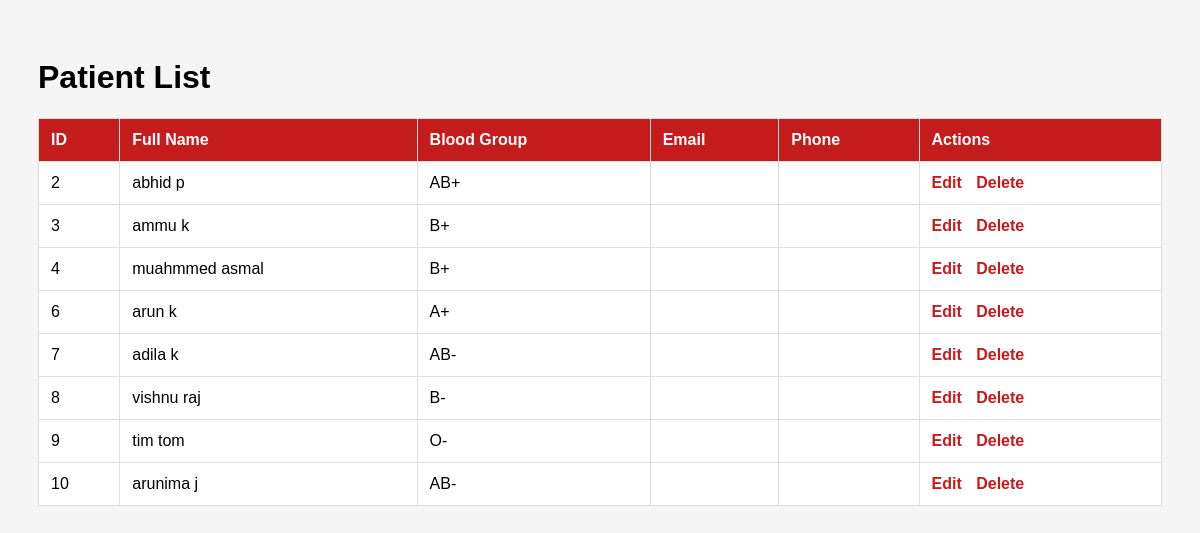
The page /subadmin/patients/ (signed in) on the database as committed earlier.
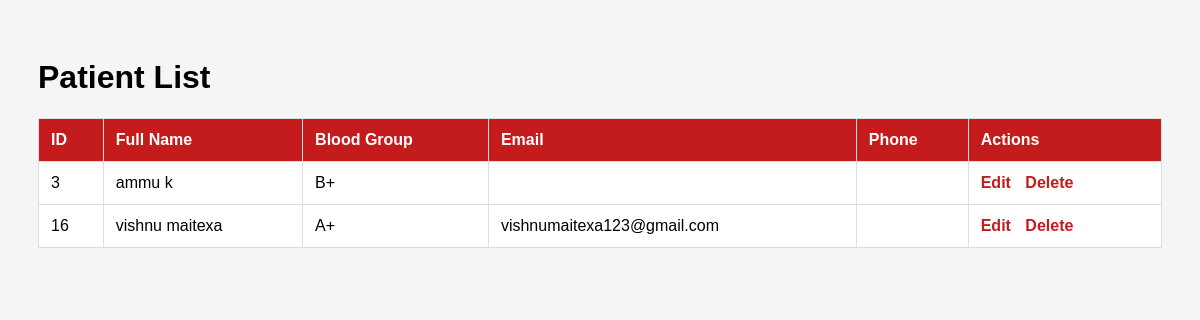
The same page on the database as committed later.
### patient/models.py (models this page shows, shortened)
class Patient(models.Model):
    BLOOD_GROUP_CHOICES = [
        ('A+', 'A+'),
        ('A-', 'A-'),
        ('B+', 'B+'),
        ('B-', 'B-'),
        ('AB+', 'AB+'),
        ('AB-', 'AB-'),
        ('O+', 'O+'),
        ('O-', 'O-'),
    ]
    user = models.OneToOneField(User, on_delete=models.CASCADE)
    profile_pic = models.ImageField(upload_to='patient_profiles/', null=True, blank=True)
    age = models.PositiveIntegerField()
    blood_group = models.CharField(max_length=10, choices=BLOOD_GROUP_CHOICES)
    disease = models.CharField(max_length=100, blank=True)
    doctorname = models.CharField(max_length=100)
    address = models.TextField()
    mobile = models.CharField(max_length=15)
    email = models.EmailField(blank=True, null=True)

### sub_admin/views.py (the view)
# urls.py: path('patients/', views.patient_list_view, name='subadmin_patient_list'),
@user_passes_test(is_subadmin, login_url='subadmin_login')
def patient_list_view(request):
    return render(request, 'subadmin/patient_list.html', {'patients': Patient.objects.all()})

### sub_admin/views.py (called while the page is built)
def is_subadmin(user):
    return user.is_superuser

### templates/subadmin/patient_list.html (shortened to what this page needs)
<!DOCTYPE html>
<html>
<head>
</head>
<body>
    <h1>Patient List</h1>
    <table>
        <thead>
            <tr>
                <th>ID</th>
                <th>Full Name</th>
                <th>Blood Group</th>
                <th>Email</th>
                <th>Phone</th>
                <th>Actions</th>
            </tr>
        </thead>
        <tbody>
            {% for patient in patients %}
            <tr>
                <td>{{ patient.id }}</td>
                <td>{{ patient.user.get_full_name }}</td>
                <td>{{ patient.blood_group }}</td>
                <td>{{ patient.user.email }}</td>
                <td>{{ patient.phone }}</td>
                <td class="action-buttons">
                    <a href="{% url 'subadmin_patient_edit' patient.id %}">Edit</a>
                    <a href="{% url 'subadmin_patient_delete' patient.id %}" onclick="return confirm('Are you sure you want to delete this patient?');">Delete</a>
                </td>
            </tr>
            {% empty %}
            <tr>
                <td colspan="6">No patients found.</td>
            </tr>
            {% endfor %}
        </tbody>
    </table>
</body>
</html>

### templates/subadmin/patient_list.html (style rules this page uses)
body { font-family: Arial, sans-serif; background-color: #f5f5f5; padding: 30px; }
table { width: 100%; border-collapse: collapse; background-color: white; }
th, td { padding: 12px; border: 1px solid #ddd; text-align: left; }
th { background-color: #c41c1c; color: white; }
.action-buttons a { margin-right: 10px; text-decoration: none; color: #c41c1c; font-weight: bold; }

Rows that differ between the two databases and show on the page:
removed Patient: id "2", user.get_full_name "abhid p", blood_group "AB+"
removed Patient: id "4", user.get_full_name "muahmmed asmal", blood_group "B+"
removed Patient: id "6", user.get_full_name "arun k", blood_group "A+"
removed Patient: id "7", user.get_full_name "adila k", blood_group "AB-"
removed Patient: id "8", user.get_full_name "vishnu raj", blood_group "B-"
removed Patient: id "9", user.get_full_name "tim tom", blood_group "O-"
removed Patient: id "10", user.get_full_name "arunima j", blood_group "AB-"
added Patient: id "16", user.get_full_name "vishnu maitexa", blood_group "A+", user.email "vishnumaitexa123@gmail.com"
